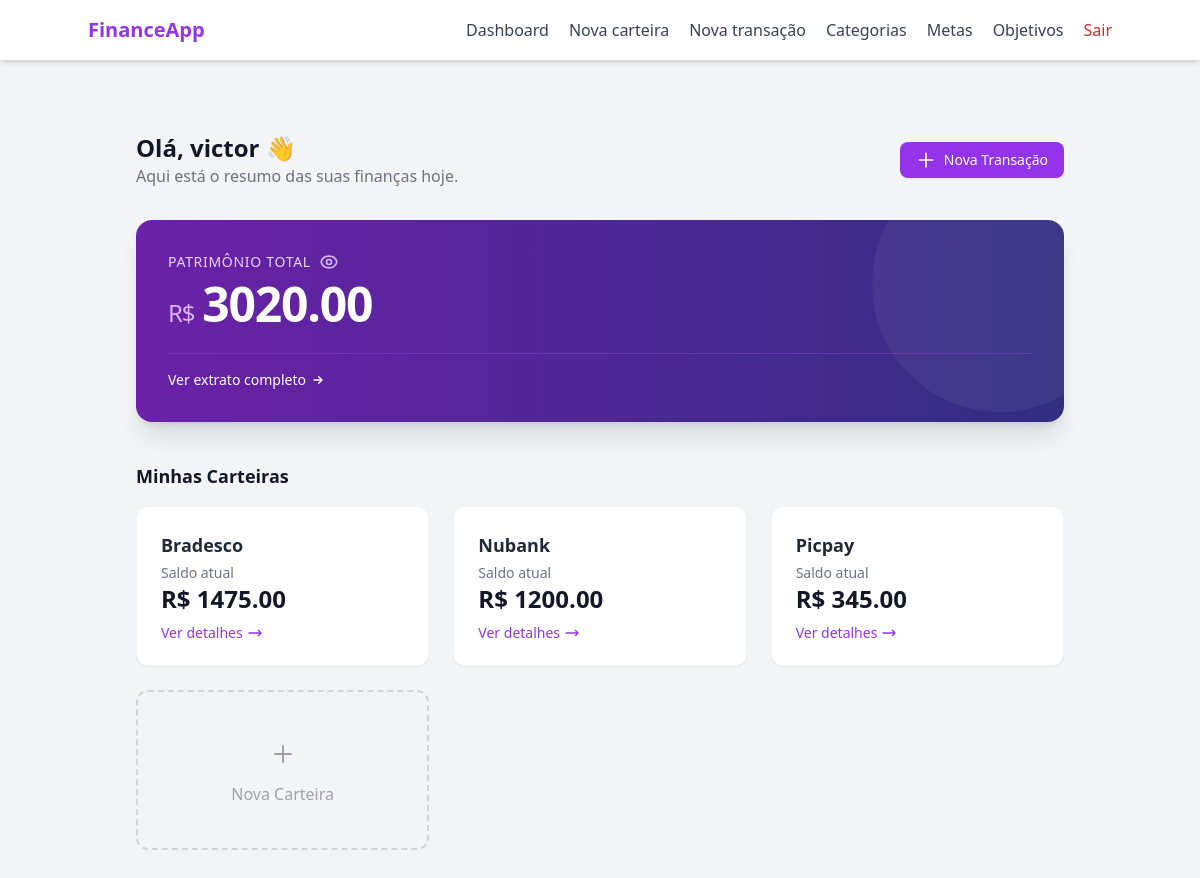
The page /dashboard (signed in) on the database as committed earlier.
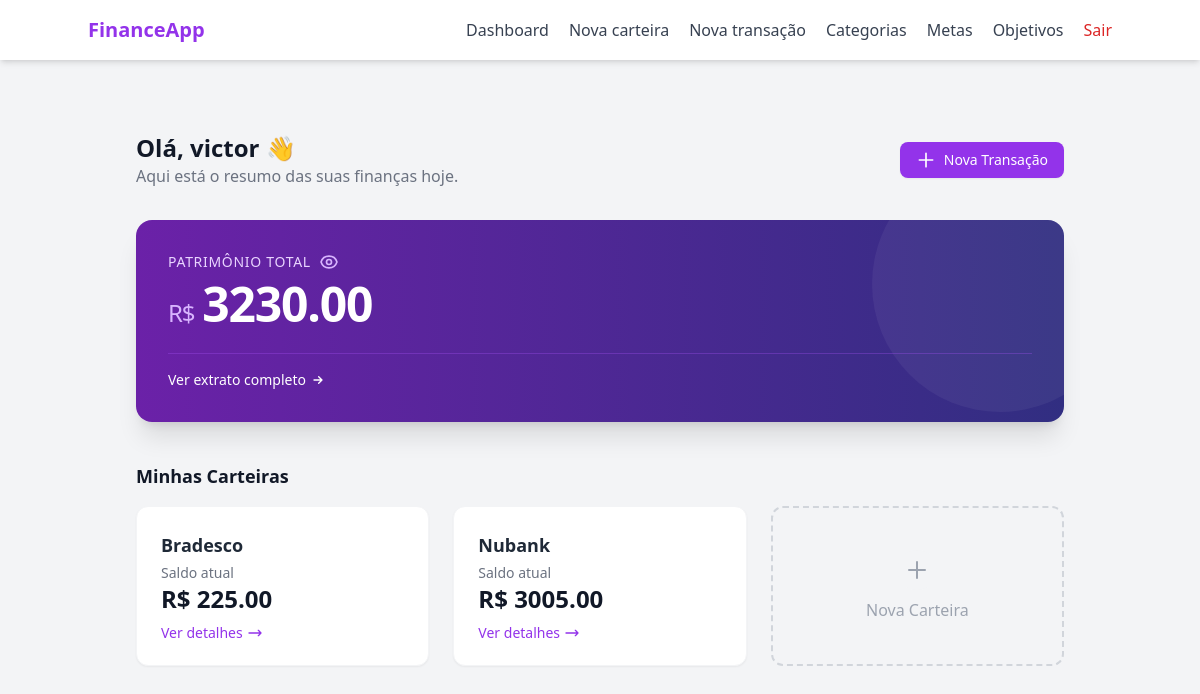
The same page on the database as committed later.
### models/wallet.py (models this page shows, shortened)
class Wallet(db.Model):
    __tablename__ = "wallets"
    id = db.Column(db.Integer, primary_key= True)
    wallet_name = db.Column(db.String(100), nullable= False)
    initial_balance = db.Column(db.Float, default= 0.0)
    current_balance = db.Column(db.Float, default= 0.0)
    is_active = db.Column(db.Boolean, default= True)
    created_at = db.Column(db.DateTime, default= lambda: datetime.now(timezone.utc).date())
    user_id = db.Column(db.Integer, db.ForeignKey("users.id"), nullable= False)

### routes/main_routes.py (the view)
@main_bp.route("/dashboard", methods=["GET"])
@login_required
def dashboard_page():
    wallets = WalletController.get_wallets_by_user(current_user.id)
    total_balance = sum(wallet.current_balance for wallet in wallets)
    return render_template("index.html", user= current_user, wallets= wallets, total_balance=total_balance)

### controllers/wallet_controller.py (called while the page is built)
    @staticmethod
    def get_wallets_by_user(user_id):
        wallets = Wallet.query.filter_by(user_id= user_id, is_active= True).all()
        return wallets

### templates/index.html (shortened to what the changed rows need)
{% extends "base.html" %}
{% block content %}
<div class="max-w-7xl mx-auto px-4 sm:px-6 lg:px-8 py-8">
    <div class="flex flex-col sm:flex-row justify-between items-start sm:items-center mb-8 gap-4">
        <div>
            <h1 class="text-2xl font-bold text-gray-900">Olá, {{ user.username }} 👋</h1>
        </div>
    </div>
<div class="mb-10">
    <div class="relative overflow-hidden rounded-2xl bg-gradient-to-r from-purple-800 to-indigo-900 text-white shadow-xl p-8">
        <div class="relative z-10">
            <h2 class="text-5xl font-bold text-white tracking-tight mt-2 flex items-baseline mb-6">
                <span class="text-2xl font-normal text-purple-300 mr-2">R$</span>
                <span id="balance-value">{{ "%.2f"|format(total_balance) }}</span>
            </h2>
        </div>
    </div>
</div>
    <div class="mb-6">
        <div class="grid grid-cols-1 sm:grid-cols-2 lg:grid-cols-3 gap-6">
{% for wallet in wallets %}
<a href="{{ url_for('wallet_bp.wallet_detail_page', wallet_id=wallet.id) }}"
   class="group bg-white rounded-xl shadow-sm border border-gray-100 p-6 hover:shadow-md hover:border-purple-200 transition-all duration-200 flex flex-col justify-between h-40 cursor-pointer">
    <div>
        <h4 class="font-semibold text-gray-800 text-lg mb-1">{{ wallet.wallet_name }}</h4>
        <p class="text-sm text-gray-500">Saldo atual</p>
    </div>
    <div>
        <span class="text-2xl font-bold text-gray-900">
            <span class="wallet-balance">
                R$ {{ "%.2f"|format(wallet.current_balance) }}
            </span>
        </span>
        <div class="text-sm text-purple-600 font-medium mt-2 group-hover:text-purple-800 flex items-center gap-1 transition-colors">
            Ver detalhes
            <svg class="w-4 h-4 transform transition-transform group-hover:translate-x-1" fill="none" stroke="currentColor" viewBox="0 0 24 24"><path stroke-linecap="round" stroke-linejoin="round" stroke-width="2" d="M17 8l4 4m0 0l-4 4m4-4H3"></path></svg>
        </div>
    </div>
</a>
{% endfor %}
        </div>
    </div>
</div>
{% endblock %}

Rows that differ between the two databases and show on the page:
removed Wallet: wallet_name "Picpay", current_balance "345.00"
changed Wallet "Bradesco": current_balance "1475.00" → "225.00"
changed Wallet "Nubank": current_balance "1200.00" → "3005.00"
Other text that changed with them:
{{ "%.2f"|format(total_balance) }}: "3020.00" → "3230.00"
